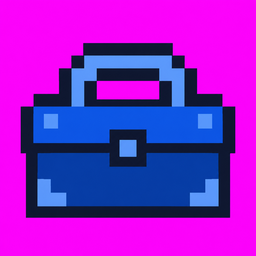
#> input picture art/pixel/card/motif-A.png, 256 x 256 px, shrunk from 1254 x 1254 before the run; its folder holds only this picture in this run
$ python make-card-backs.py ../art/pixel/card/motif-A.png
#> lines starting #> are read from the running program, lines starting #| are printed output that depends on the picture
#!/usr/bin/env python3
"""공구함 카드 뒷면 3종(24x24). Codex 원화(art/pixel/card/motif-<키>.png, art/tools/card-gen.py로 생성)를
최근접 다수결로 줄여 팔레트에 맞추고, 희귀도별 틀·색을 Pillow로 얹는다.
실행: python3 tools/make-card-backs.py [--motif A|B|C] [--out DIR] [--preview PATH]  (결정적)"""
import os, sys
from collections import Counter
from PIL import Image

ROOT = os.path.dirname(os.path.dirname(os.path.abspath(__file__)))
N = '#0d1430'
H = lambda c: tuple(int(c[i:i+2], 16) for i in (1, 3, 5))
SRC = {'navy': H(N), 'dark': H('#0b3aa0'), 'mid': H('#145ce6'), 'light': H('#5b9bff'), 'white': H('#ffffff'), 'bg': H('#ff00ff')}
SRC['navy2'] = H('#16224a')

def classify(px):
    best = min(SRC, key=lambda k: sum((a - b) ** 2 for a, b in zip(px, SRC[k])))
    return 'navy' if best == 'navy2' else best

def motif_grid(key, w, h):
    im = Image.open(os.path.join(ROOT, 'art/pixel/card/motif-%s.png' % key)).convert('RGB')
    W, Hh = im.size
    cls = [[classify(im.getpixel((x, y))) for x in range(W)] for y in range(Hh)]
    xs = [x for y in range(Hh) for x in range(W) if cls[y][x] != 'bg']
    ys = [y for y in range(Hh) for x in range(W) if cls[y][x] != 'bg']
    x0, x1, y0, y1 = min(xs), max(xs) + 1, min(ys), max(ys) + 1
    s = max(x1 - x0, y1 - y0) / max(w, h)
    cw, ch = (x1 - x0) / s, (y1 - y0) / s
    ow, oh = round(cw), round(ch)
    out = {}
    for j in range(oh):
        for i in range(ow):
            cnt = Counter()
            for y in range(int(y0 + j * s), max(int(y0 + (j + 1) * s), int(y0 + j * s) + 1)):
                for x in range(int(x0 + i * s), max(int(x0 + (i + 1) * s), int(x0 + i * s) + 1)):
                    if y < Hh and x < W: cnt[cls[y][x]] += 1
            tot = sum(cnt.values())
            if cnt['bg'] * 2 > tot: continue
            cnt.pop('bg', None)
            # 외곽선 우선: 셀의 절반 가까이 남색이면 남색
            out[(i, j)] = 'navy' if cnt['navy'] * 3 >= tot else cnt.most_common(1)[0][0]
    return out, ow, oh

THEMES = {
    'common': dict(d1='#8a4f24', d2='#ecd3a0', d3='#8a4f24', face='#d08a4a', ramp=dict(dark='#8a4f24', mid='#ecd3a0', light='#fff3d6', white='#ffffff'), stud='#fff3d6'),
    'rare':   dict(d1='#8a96b8', d2='#ffffff', d3='#8a96b8', face='#d6dcec', ramp=dict(dark='#0b3aa0', mid='#145ce6', light='#5b9bff', white='#ffffff'), stud='#145ce6'),
    'legend': dict(d1='#ffc83d', d2='#ffeaa0', d3='#c98a00', face='#16224a', ramp=dict(dark='#c98a00', mid='#ffc83d', light='#ffeaa0', white='#ffffff'), stud='#e9304b'),
}

def render(name, key):
#> called with name = 'common', key = 'A'
    th = THEMES[name]
    g = {}
    for y in range(24):
        for x in range(24):
            d = min(x, y, 23 - x, 23 - y)
            g[(x, y)] = [N, th['d1'], th['d2'], th['d3']][d] if d < 4 else th['face']
    if name == 'legend':
        pass
    if name == 'common':
        for x in range(4, 20):
            for y in range(4, 20):
                if min(x, y, 23 - x, 23 - y) == 4: g[(x, y)] = '#ecd3a0' if False else th['face']
    # 모서리 장식
    if name == 'common':
        for p in [(3, 3), (20, 3), (3, 20), (20, 20)]: g[p] = '#fff3d6'
    if name == 'rare':
        for (cx, cy) in [(3, 3), (20, 3), (3, 20), (20, 20)]:
            g[(cx, cy)] = N
        for (cx, cy) in [(2, 2), (21, 2), (2, 21), (21, 21)]:
            g[(cx, cy)] = '#5b9bff'
        for (cx, cy) in [(1, 1), (22, 1), (1, 22), (22, 22)]: g[(cx, cy)] = '#145ce6'
    if name == 'legend':
        for (cx, cy) in [(1, 1), (22, 1), (1, 22), (22, 22)]: g[(cx, cy)] = N
        for (cx, cy) in [(2, 2), (21, 2), (2, 21), (21, 21)]: g[(cx, cy)] = '#e9304b'
        for (cx, cy) in [(3, 3), (20, 3), (3, 20), (20, 20)]: g[(cx, cy)] = '#ffffff'
        for (cx, cy) in [(11, 3), (12, 3), (11, 20), (12, 20)]: g[(cx, cy)] = '#ffffff'
    m, ow, oh = motif_grid(key, 15, 15)
#> in motif_grid, im is the input picture: PIL image 256x256 RGB; mean R, G, B 144.8, 30.8, 200.1
#> in motif_grid, `cls = [[classify(im.getpixel((x, y))) for x in range(W)] for y in rang..`: cls = 256 items
#> in motif_grid, `xs = [x for y in range(Hh) for x in range(W) if cls[y][x] != 'bg']`: xs = 30620 items
#> in motif_grid, `x0, x1, y0, y1 = min(xs), max(xs) + 1, min(ys), max(ys) + 1`: x0 = 21; x1 = 235; y0 = 43; y1 = 218
#> in motif_grid, `s = max(x1 - x0, y1 - y0) / max(w, h)`: s = 14.27
#> in motif_grid, `cw, ch = (x1 - x0) / s, (y1 - y0) / s`: cw = 15; ch = 12.27
#> in motif_grid, `ow, oh = round(cw), round(ch)`: ow = 15; oh = 12
#> m = 151 items; ow = 15; oh = 12
    if key == 'A':  # 손도트 보정: 손잡이·걸쇠에 광택
        m[(4, 1)] = 'white'; m[(7, 7)] = 'white'; m[(11, 5)] = 'white'
    ox, oy = (24 - ow) // 2, (24 - oh) // 2 + 1
#> ox = 4; oy = 7
    line = '#7a4a00' if name == 'legend' else N
    for (i, j), c in m.items():
        g[(ox + i, oy + j)] = line if c == 'navy' else th['ramp'][c]
#> this loop made 151 passes
#> (i, j, c) on passes 1 to 3: (4, 0, 'navy'), (5, 0, 'navy'), (6, 0, 'navy')
#> after the loop, g = 576 items
    if name == 'legend':  # 배경 반짝 점
        for p in [(6, 5), (18, 6), (5, 18), (18, 19)]: g[p] = '#3b4a7a'
        for p in [(5, 7), (17, 18)]: g[p] = '#ffeaa0'
    if name == 'rare':  # 광택: 문양 왼쪽 위 흰 점
        pts = [(p, c) for p, c in m.items() if c == 'light']
        for (i, j), c in sorted(pts, key=lambda t: t[0][0] + t[0][1])[:2]: g[(ox + i, oy + j)] = '#ffffff'
    if name == 'legend':  # 문양 위 반짝임 십자(오른쪽 위)
        cx, cy = ox + ow - 2, oy + 1
        for dx, dy in [(0, 0), (1, 0), (-1, 0), (0, 1), (0, -1)]:
            g[(cx + dx, cy + dy)] = '#ffffff'
        for dx, dy in [(0, -2), (0, 2), (2, 0), (-2, 0)]:
            if 4 <= cx + dx <= 19 and 4 <= cy + dy <= 19: g[(cx + dx, cy + dy)] = '#ffeaa0'
    im = Image.new('RGBA', (24, 24))
#> im: PIL image 24x24 RGBA; every value is 0
    for (x, y), c in g.items(): im.putpixel((x, y), H(c) + (255,))
#> this loop made 576 passes
#> (x, y, c) on passes 1 to 3: (0, 0, '#0d1430'), (1, 0, '#0d1430'), (2, 0, '#0d1430')
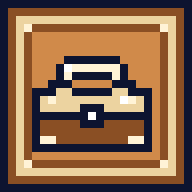
#> im: PIL image 24x24 RGBA (shown 8 times larger); mean R, G, B, A 135.1, 101.3, 74.7, 255
    return im

PAL = [N, '#16224a', '#3b4a7a', '#8a96b8', '#d6dcec', '#ffffff', '#fff3d6', '#ecd3a0', '#8a4f24', '#d08a4a', '#0b3aa0', '#145ce6', '#5b9bff', '#bcd6ff', '#7a4a00', '#c98a00', '#ffc83d', '#ffeaa0', '#a8142d', '#e9304b', '#ff8a1f', '#2fb36b', '#8d5cf6', '#ff6fb0']

def preview(ims, path, scale=8):
    w = 24 * scale
    o = Image.new('RGB', (3 * (w + 16) + 16, 2 * (w + 16) + 16))
    for r, bg in enumerate(['#fff3d6', '#16224a']):
        for y in range(r * (w + 16) + 0, (r + 1) * (w + 16) + (16 if r else 0)): pass
        o.paste(Image.new('RGB', (o.width, w + 16), H(bg)), (0, r * (w + 16)))
        for i, im in enumerate(ims):
            o.paste(im.resize((w, w), 0).convert('RGB'), (16 + i * (w + 16), 8 + r * (w + 16)), im.resize((w, w), 0))
    o.save(path)

def preview2x(ims, path):
    o = Image.new('RGB', (3 * 64 + 16, 2 * 64), H('#fff3d6'))
    o.paste(Image.new('RGB', (o.width, 64), H('#16224a')), (0, 64))
    for r in range(2):
        for i, im in enumerate(ims):
            b = im.resize((48, 48), 0); o.paste(b, (16 + i * 64, 8 + r * 64), b)
    o.save(path)

if __name__ == '__main__':
    a = sys.argv
    key = a[a.index('--motif') + 1] if '--motif' in a else 'A'
    out = a[a.index('--out') + 1] if '--out' in a else os.path.join(ROOT, 'public/assets/px/card')
    os.makedirs(out, exist_ok=True)
    ims = []
    for n in ('common', 'rare', 'legend'):
        im = render(n, key); im.save(os.path.join(out, 'back-%s.png' % n)); ims.append(im)
    pal = {H(c) for c in PAL}
    for n, im in zip(('common', 'rare', 'legend'), ims):
        bad = sum(1 for p in im.getdata() if p[:3] not in pal); alpha = sum(1 for p in im.getdata() if p[3] != 255)
        print(n, im.size, '팔레트밖', bad, '반투명', alpha)
#> this loop made 3 passes
#> n on passes 1 to 3: 'common', 'rare', 'legend'
#| common (24, 24) 팔레트밖 0 반투명 0
#| rare (24, 24) 팔레트밖 0 반투명 0
#| legend (24, 24) 팔레트밖 0 반투명 0
    if '--preview' in a:
        p = a[a.index('--preview') + 1]; preview(ims, p); preview2x(ims, p[:-4] + '-2x.png')
